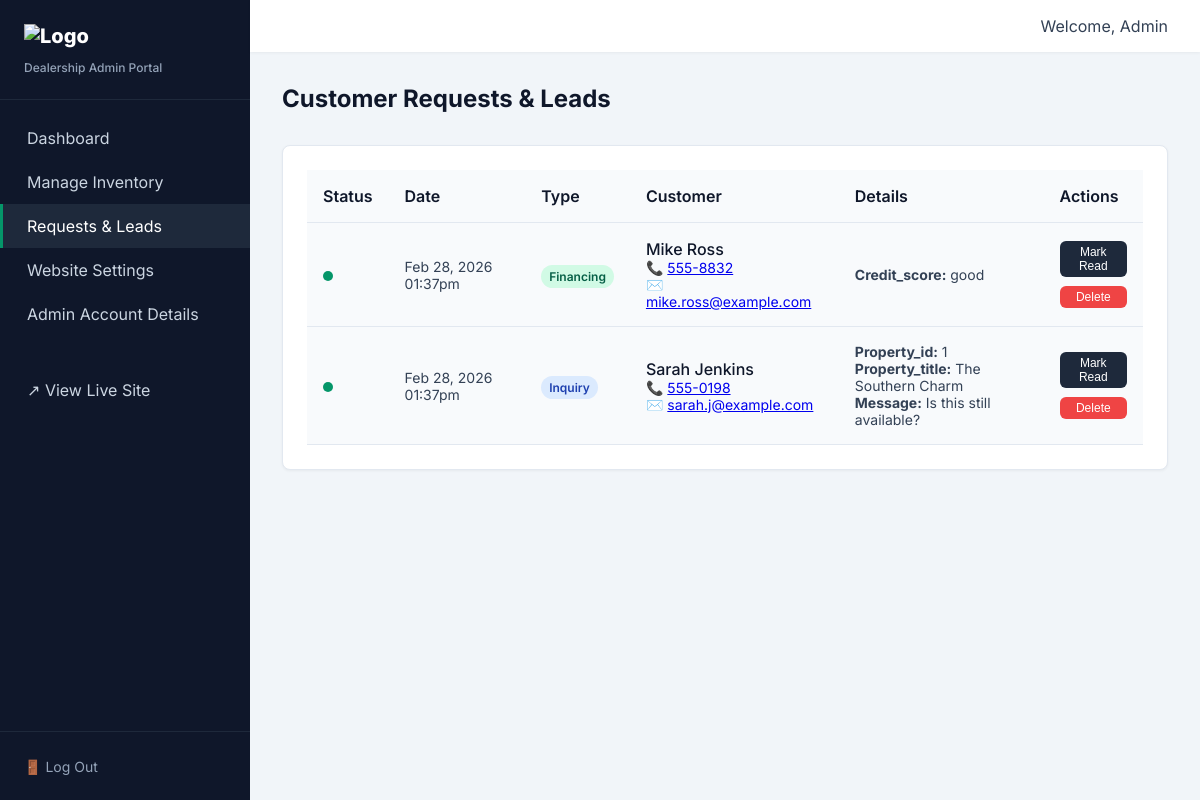
Screenshot of /admin/leads.php (signed in) with the database file from the repository.
### tables this page shows
CREATE TABLE leads (
            id INTEGER PRIMARY KEY AUTOINCREMENT,
            type TEXT NOT NULL,
            name TEXT NOT NULL,
            email TEXT,
            phone TEXT NOT NULL,
            details TEXT,
            is_read INTEGER DEFAULT 0,
            created_at DATETIME DEFAULT CURRENT_TIMESTAMP
        );

### includes/db.php (called while the page is built, shortened)
<?php
function get_settings($pdo)
{
    $settings = [
        'site_name' => 'NextGen Homes',
        'contact_phone' => '(555) 123-4567',
        'contact_email' => 'info@nextgenhomes.demo',
        'contact_address' => '123 Home Blvd, Anytown, USA',
        'contact_hours' => 'Mon - Sat: 9am - 6pm',
        'about_text' => 'Your path to affordable, high-quality homeownership. We provide full-service delivery, setup, and flexible financing.'
    ];
    if ($pdo) {
        try {
            $stmt = $pdo->query("SELECT setting_key, setting_value FROM settings");
            while ($row = $stmt->fetch()) {
                $settings[$row['setting_key']] = $row['setting_value'];
            }
        } catch (PDOException $e) {
        }
    }
    return $settings;
}
?>

### admin/leads.php (the view, shortened to what this page needs)
<?php
require_once '../includes/db.php';
include 'includes/header.php';
$leads = [];
if (isset($pdo)) {
    try {
        $stmt = $pdo->query("SELECT * FROM leads ORDER BY created_at DESC");
        $leads = $stmt->fetchAll();
    } catch (PDOException $e) {
        $error = "Database Error: " . $e->getMessage();
    }
} else {
    $error = "Not connected to the database. Cannot fetch leads.";
}
?>
<div style="display: flex; justify-content: space-between; align-items: center; margin-bottom: 2rem;">
    <h2>Customer Requests & Leads</h2>
</div>
<div class="card">
    <?php if (empty($leads)): ?>
        <p style="text-align: center; color: var(--text-muted); padding: 2rem;">No leads or requests found yet. They will
            appear here when customers submit forms.</p>
    <?php else: ?>
        <div style="overflow-x: auto;">
            <table>
                <thead>
                    <tr>
                        <th>Status</th>
                        <th>Date</th>
                        <th>Type</th>
                        <th>Customer</th>
                        <th>Details</th>
                        <th>Actions</th>
                    </tr>
                </thead>
                <tbody>
                    <?php foreach ($leads as $lead): ?>
                        <tr style="<?php echo $lead['is_read'] ? 'opacity: 0.7;' : 'background-color: #F8FAFC;'; ?>">
                            <td>
                                <?php if (!$lead['is_read']): ?>
                                    <span
                                        style="display: inline-block; width: 10px; height: 10px; border-radius: 50%; background: var(--secondary);"></span>
                                <?php else: ?>
                                    <span style="color: var(--text-muted); font-size: 0.75rem;">Read</span>
                                <?php endif; ?>
                            </td>
                            <td style="color: var(--text-muted); font-size: 0.875rem;">
                                <?php echo date('M d, Y h:ia', strtotime($lead['created_at'])); ?>
                            </td>
                            <td>
                                <?php
                                $badgeClass = 'badge-blue';
                                if ($lead['type'] == 'Financing')
                                    $badgeClass = 'badge-green';
                                ?>
                                <span class="badge <?php echo $badgeClass; ?>">
                                    <?php echo htmlspecialchars($lead['type']); ?>
                                </span>
                            </td>
                            <td>
                                <div style="font-weight: 500; color: var(--primary);">
                                    <?php echo htmlspecialchars($lead['name']); ?>
                                </div>
                                <div style="font-size: 0.875rem;">
                                    📞 <a href="tel:<?php echo htmlspecialchars($lead['phone']); ?>">
                                        <?php echo htmlspecialchars($lead['phone']); ?>
                                    </a><br>
                                    <?php if ($lead['email']): ?>
                                        ✉️ <a href="mailto:<?php echo htmlspecialchars($lead['email']); ?>">
                                            <?php echo htmlspecialchars($lead['email']); ?>
                                        </a>
                                    <?php endif; ?>
                                </div>
                            </td>
                            <td style="max-width: 300px; font-size: 0.875rem; color: var(--text-main);">
                                <?php
                                $details = json_decode($lead['details'], true);
                                if (is_array($details)) {
                                    foreach ($details as $key => $val) {
                                        echo "<strong>" . htmlspecialchars(ucfirst($key)) . ":</strong> " . htmlspecialchars($val) . "<br>";
                                    }
                                } else {
                                    echo htmlspecialchars($lead['details']);
                                }
                                ?>
                            </td>
                            <td>
                                <div style="display: flex; gap: 0.5rem; flex-direction: column;">
                                    <?php if (!$lead['is_read']): ?>
                                        <form method="POST">
                                            <button type="submit" class="btn"
                                                style="background: var(--primary-light); color: white; padding: 0.25rem 0.5rem; font-size: 0.75rem; width: 100%;">Mark
                                                Read</button>
                                        </form>
                                    <?php endif; ?>
                                    <form method="POST"
                                        onsubmit="return confirm('Are you sure you want to delete this lead?');">
                                        <button type="submit" class="btn btn-danger"
                                            style="padding: 0.25rem 0.5rem; font-size: 0.75rem; width: 100%;">Delete</button>
                                    </form>
                                </div>
                            </td>
                        </tr>
                    <?php endforeach; ?>
                </tbody>
            </table>
        </div>
    <?php endif; ?>
</div>
</div>
</main>
</body>
</html>

### admin/includes/header.php (shortened to what this page needs)
<?php
if (!isset($settings)) {
    $settings = get_settings($pdo);
}
$current_page = basename($_SERVER['PHP_SELF']);
?>
<!DOCTYPE html>
<html lang="en">
<head>
</head>
<body>
    <aside class="sidebar">
        <div class="sidebar-header"
            style="padding: 1.5rem; display: flex; flex-direction: column; align-items: flex-start;">
            <?php if (!empty($settings['site_logo'])): ?>
                <img src="<?php echo htmlspecialchars($settings['site_logo']); ?>" alt="Logo"
                    style="max-height: 40px; margin-bottom: 0.5rem;">
            <?php endif; ?>
            <small>Dealership Admin Portal</small>
        </div>
        <nav class="sidebar-nav">
            <a href="index.php" class="<?php echo $current_page == 'index.php' ? 'active' : ''; ?>">Dashboard</a>
            <a href="inventory.php"
                class="<?php echo $current_page == 'inventory.php' || $current_page == 'inventory_edit.php' ? 'active' : ''; ?>">Manage
                Inventory</a>
            <a href="leads.php" class="<?php echo $current_page == 'leads.php' ? 'active' : ''; ?>">Requests & Leads</a>
            <a href="settings.php" class="<?php echo $current_page == 'settings.php' ? 'active' : ''; ?>">Website
                Settings</a>
            <a href="settings.php#account-security" class="">Admin Account Details</a>
            <a href="/" target="_blank" style="margin-top: 2rem;">↗ View Live Site</a>
        </nav>
        <div class="sidebar-footer">
            <a href="logout.php">🚪 Log Out</a>
        </div>
    </aside>
    <main class="main-content">
        <div class="topbar">
            <span>Welcome, Admin</span>
        </div>
        <div class="content-area">

### admin/includes/header.php (style rules this page uses)
:root { --primary: #0F172A; --primary-light: #1E293B; --secondary: #059669; --accent: #D97706; --bg-gray: #F1F5F9; --sidebar-width: 250px; }
* { margin: 0; padding: 0; box-sizing: border-box; }
body { font-family: 'Inter', sans-serif; background-color: var(--bg-gray); color: #334155; display: flex; min-height: 100vh; }
h1, h2, h3 { color: var(--primary); }
.sidebar { width: var(--sidebar-width); background-color: var(--primary); color: white; flex-shrink: 0; display: flex; flex-direction: column; position: fixed; height: 100vh; overflow-y: auto; }
.sidebar-header { padding: 1.5rem; border-bottom: 1px solid var(--primary-light); font-size: 1.25rem; font-weight: 800; }
.sidebar-header small { display: block; font-size: 0.75rem; font-weight: 500; color: #94A3B8; margin-top: 0.25rem; }
.sidebar-nav { padding: 1rem 0; flex-grow: 1; }
.sidebar-nav a { display: flex; align-items: center; padding: 0.75rem 1.5rem; color: #CBD5E1; text-decoration: none; transition: all 0.2s; border-left: 3px solid transparent; }
.sidebar-nav a:hover, .sidebar-nav a.active { background-color: var(--primary-light); color: white; }
.sidebar-nav a.active { border-left-color: var(--secondary); }
.sidebar-footer { padding: 1.5rem; border-top: 1px solid var(--primary-light); }
.sidebar-footer a { color: #94A3B8; text-decoration: none; font-size: 0.875rem; }
.main-content { flex-grow: 1; margin-left: var(--sidebar-width); display: flex; flex-direction: column; }
.topbar { background: white; padding: 1rem 2rem; display: flex; justify-content: flex-end; align-items: center; box-shadow: 0 1px 3px rgba(0, 0, 0, 0.05); z-index: 10; }
.content-area { padding: 2rem; flex-grow: 1; }
.card { background: white; border-radius: 8px; box-shadow: 0 1px 3px rgba(0, 0, 0, 0.05); padding: 1.5rem; margin-bottom: 1.5rem; border: 1px solid #E2E8F0; }
.btn { display: inline-block; padding: 0.5rem 1rem; border-radius: 6px; font-weight: 500; cursor: pointer; border: none; text-decoration: none; font-size: 0.875rem; transition: 0.2s; }
.btn-danger { background: #EF4444; color: white; }
table { width: 100%; border-collapse: collapse; }
th, td { padding: 1rem; text-align: left; border-bottom: 1px solid #E2E8F0; }
th { background-color: #F8FAFC; color: var(--primary); font-weight: 600; }
.badge { padding: 0.25rem 0.5rem; border-radius: 999px; font-size: 0.75rem; font-weight: 600; }
.badge-green { background: #D1FAE5; color: #065F46; }
.badge-blue { background: #DBEAFE; color: #1E40AF; }

### rows the page displays
leads: is_read 0 (drawn), created_at "Feb 28, 2026 01:37pm", type "Financing", name "Mike Ross", phone "555-8832", email "mike.ross@example.com", key "Credit_score", details "good"
leads: is_read 0 (drawn), created_at "Feb 28, 2026 01:37pm", type "Inquiry", name "Sarah Jenkins", phone "555-0198", email "sarah.j@example.com", key "Property_id", details "1", key "Property_title", details "The Southern Charm", key "Message", details "Is this still available?"
